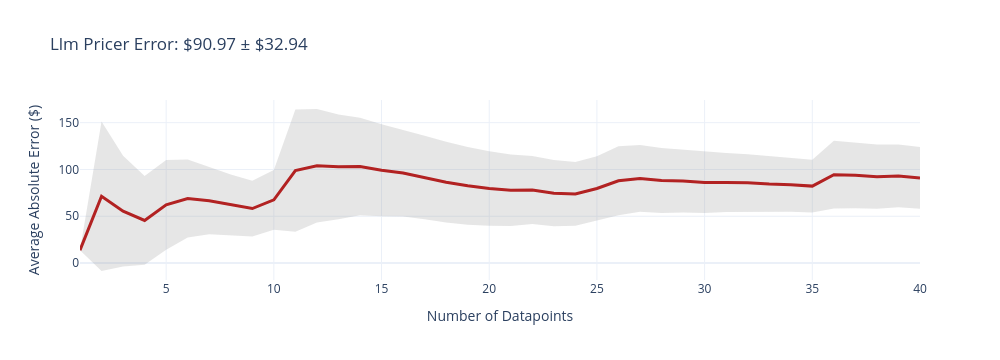
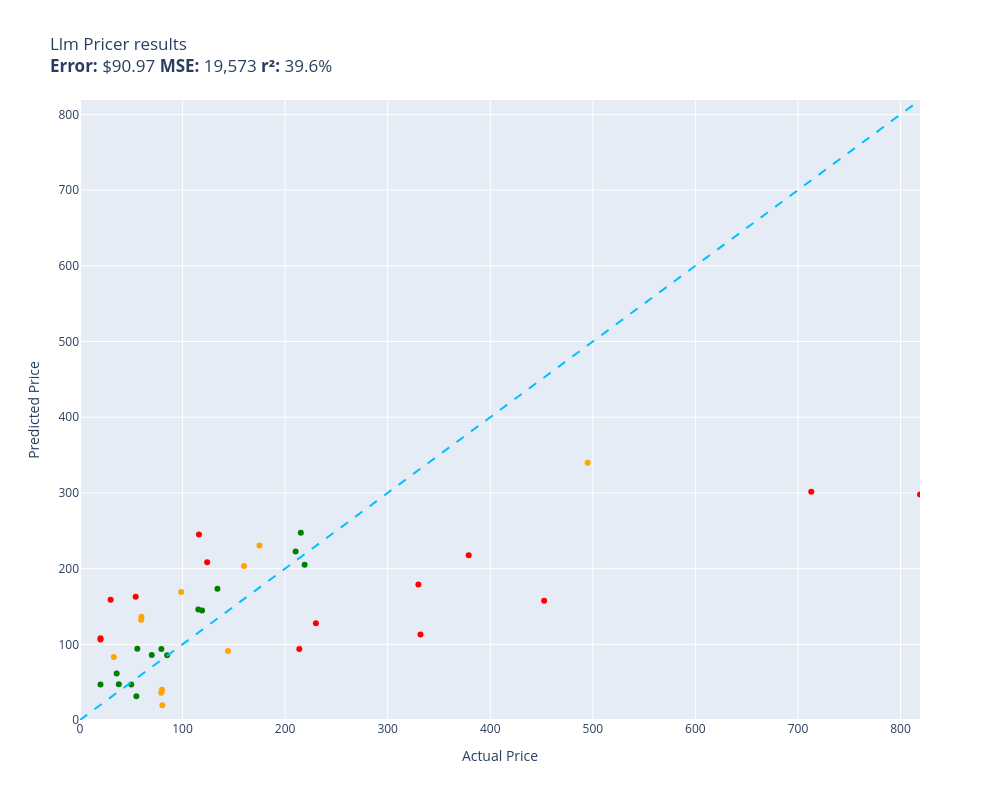

The cell these charts' notebook holds for them, in order:
### Code cell
# Optional zero-shot LLM predictor.

from openai import OpenAI

OPENAI_MODEL = "gpt-oss:20b"
openai_client = OpenAI(
    api_key=os.environ.get("OPENAI_API_KEY"),
    base_url=os.environ.get("OPENAI_BASE_URL")
) if os.environ.get("OPENAI_API_KEY") else None

SYSTEM_PROMPT = """
You estimate e-commerce prices in USD.
Reply with only one number (no symbols or explanation).
"""


def llm_pricer(item: Item) -> float:
    if not openai_client:
        return ml_pricer(item)

    user_text = (item.summary or item.title or "")[:900]
    response = openai_client.chat.completions.create(
        model=OPENAI_MODEL,
        temperature=0,
        max_tokens=20,
        messages=[
            {"role": "system", "content": SYSTEM_PROMPT},
            {"role": "user", "content": f"Product details:\n{user_text}\n\nPredicted price:"},
        ],
    )

    text = (response.choices[0].message.content or "").strip()
    match = re.search(r"[-+]?\d*\.?\d+", text)
    if not match:
        return ml_pricer(item)

    return max(0.0, float(match.group()))
evaluate(llm_pricer, test, size=40)

### Figure 1 — Plotly figure (JSON) as saved in the notebook; plotly's stock layout.template omitted (floating-point values rounded to 4 significant figures)
{"data": [{"fill": "toself", "fillcolor": "rgba(128,128,128,0.2)", "hoverinfo": "skip", "line": {"color": "rgba(255,255,255,0)"}, "name": "95% CI", "showlegend": false, "type": "scatter", "x": [1, 2, 3, 4, 5, 6, 7, 8, 9, 10, 11, 12, 13, 14, 15, 16, 17, 18, 19, 20, 21, 22, 23, 24, 25, 26, 27, 28, 29, 30, 31, 32, 33, 34, 35, 36, 37, 38, 39, 40, 40, 39, 38, 37, 36, 35, 34, 33, 32, 31, 30, 29, 28, 27, 26, 25, 24, 23, 22, 21, 20, 19, 18, 17, 16, 15, 14, 13, 12, 11, 10, 9, 8, 7, 6, 5, 4, 3, 2, 1], "y": [13.79, 151.3, 114.6, 92.95, 110.1, 110.5, 102.6, 94.74, 88.04, 99.37, 164.0, 164.6, 158.8, 155.2, 148.3, 142.5, 135.9, 129.6, 124.1, 119.5, 115.9, 114.5, 110.1, 107.9, 114.2, 124.7, 126.2, 122.9, 121.1, 118.6, 117.5, 116.2, 114.2, 112.6, 110.4, 130.6, 129.0, 126.7, 126.6, 123.9, 58.02, 59.53, 57.97, 58.63, 58.25, 54.01, 54.86, 54.71, 55.16, 54.48, 53.42, 54.03, 53.47, 54.74, 51.2, 45.22, 39.91, 39.27, 41.64, 39.61, 39.8, 40.95, 43.25, 46.7, 49.73, 50.08, 51.22, 46.82, 43.43, 33.57, 35.66, 28.47, 29.87, 30.72, 27.24, 14.34, -1.86, -3.595, -8.46, 13.79]}, {"customdata": [[0], [79.9], [59.08], [47.41], [47.9], [41.65], [35.93], [32.43], [29.79], [31.86], [65.22], [60.58], [55.97], [51.98], [49.1], [46.4], [44.62], [43.16], [41.56], [39.86], [38.14], [36.41], [35.42], [33.97], [34.47], [36.77], [35.73], [34.73], [33.55], [32.58], [31.52], [30.55], [29.72], [28.88], [28.21], [36.15], [35.19], [34.38], [33.53], [32.94]], "hovertemplate": "n=%{x}<br>Avg Error=$%{y:,.2f}<br>±95% CI=$%{customdata[0]:,.2f}<extra></extra>", "line": {"color": "firebrick", "width": 3}, "mode": "lines", "name": "Cumulative Avg Error", "type": "scatter", "x": [1, 2, 3, 4, 5, 6, 7, 8, 9, 10, 11, 12, 13, 14, 15, 16, 17, 18, 19, 20, 21, 22, 23, 24, 25, 26, 27, 28, 29, 30, 31, 32, 33, 34, 35, 36, 37, 38, 39, 40], "y": [13.79, 71.44, 55.48, 45.55, 62.23, 68.89, 66.65, 62.31, 58.26, 67.52, 98.78, 104.0, 102.8, 103.2, 99.19, 96.13, 91.32, 86.41, 82.51, 79.66, 77.75, 78.05, 74.69, 73.88, 79.69, 87.97, 90.46, 88.19, 87.58, 86.0, 86.0, 85.7, 84.43, 83.74, 82.22, 94.4, 93.82, 92.35, 93.06, 90.97]}], "layout": {"height": 360, "showlegend": false, "title": {"text": "Llm Pricer Error: $90.97 ± $32.94"}, "width": 1000, "xaxis": {"title": {"text": "Number of Datapoints"}}, "yaxis": {"title": {"text": "Average Absolute Error ($)"}}}}

### Figure 2 — Plotly figure (JSON) as saved in the notebook; plotly's stock layout.template omitted (floating-point values rounded to 4 significant figures)
{"data": [{"customdata": [["Old Blood Noise Excess V2 Distortion Cho...\nGuess=$205.21 Actual=$219.00"], ["NewPower99 Battery Kit for Samsung Galax...\nGuess=$31.39 Actual=$54.95"], ["EXMAX NG-10X Fresnel Lens Focusing Adapt...\nGuess=$85.73 Actual=$69.98"], ["ACDelco GM Original Equipment FW339 Fron...\nGuess=$247.21 Actual=$215.33"], ["8544771 Dryer Heating Element, 279816 Th...\nGuess=$61.59 Actual=$35.74"], ["GJY Portable TV,10.6 inch Mini TV for AT...\nGuess=$93.66 Actual=$79.36"], ["LD Products Compatible Toner Cartridge R...\nGuess=$46.97 Actual=$49.98"], ["APS iBoard 6-inch Aluminum (Black Powder...\nGuess=$222.51 Actual=$210.23"], ["PEMP E65 E66 CDC Simulate Optical Fiber ...\nGuess=$144.57 Actual=$119.00"], ["Intermatic PX300 12V 300W Transformer wi...\nGuess=$173.46 Actual=$134.00"], ["HK SYSTEMS 13\" Heavy Duty Black \"Push\" O...\nGuess=$85.66 Actual=$84.95"], ["June Garden 12\" Sweet Dolly Charlotte - ...\nGuess=$46.92 Actual=$19.99"], ["Scranton & Co 3 Drawer Mobile File Cabin...\nGuess=$145.90 Actual=$115.35"], ["Task T24287 Roman Ogee Router Bit with 1...\nGuess=$94.07 Actual=$55.88"], ["Southwire 120V/15A Right Angle User Atta...\nGuess=$47.15 Actual=$37.87"]], "hovertemplate": "%{customdata[0]}<extra></extra>", "legendgroup": "green", "marker": {"color": "green", "size": 6, "symbol": "circle"}, "mode": "markers", "name": "green", "orientation": "v", "showlegend": true, "type": "scatter", "x": [219.0, 54.95, 69.98, 215.3, 35.74, 79.36, 49.98, 210.2, 119.0, 134.0, 84.95, 19.99, 115.3, 55.88, 37.87], "xaxis": "x", "y": [205.2, 31.39, 85.73, 247.2, 61.59, 93.66, 46.97, 222.5, 144.6, 173.5, 85.66, 46.92, 145.9, 94.07, 47.15], "yaxis": "y"}, {"customdata": [["telpo Headlight Assembly Fit For 15 Camr...\nGuess=$245.09 Actual=$115.99"], ["Stand for Raven Pro Document Scanner - P...\nGuess=$158.83 Actual=$29.85"], ["RBC12-UPC Replacement Battery Cartridge ...\nGuess=$127.83 Actual=$229.99"], ["Pump Head TBVECHI 175PSI 4KW 5.5HP 21CFM...\nGuess=$179.06 Actual=$329.90"], ["Bam France 2002XL Contoured Hightech Bla...\nGuess=$301.53 Actual=$713.00"], ["Metabo HPT 36V MultiVolt™ Cordless Rotar...\nGuess=$217.51 Actual=$379.00"], ["46mm Digital Pro High-Resolution Close-U...\nGuess=$108.14 Actual=$19.99"], ["Innovative Percussion CB-6 Chamois Bass ...\nGuess=$162.79 Actual=$54.32"], ["CORSAIR Dominator Platinum RGB 32GB (2x1...\nGuess=$208.37 Actual=$124.00"], ["Bam Trekking 3027SB Single Black Clarine...\nGuess=$112.97 Actual=$332.00"], ["DEWALT 20V MAX* XR Impact Driver with Bl...\nGuess=$157.54 Actual=$452.53"], ["10GBase-LR SFP+ Transceiver, Handar 10GB...\nGuess=$106.21 Actual=$19.99"], ["Canon EOS Rebel T7 Digital SLR Camera wi...\nGuess=$298.00 Actual=$819.00"], ["Travelpro Platinum Elite Slim Business L...\nGuess=$93.91 Actual=$213.83"]], "hovertemplate": "%{customdata[0]}<extra></extra>", "legendgroup": "red", "marker": {"color": "red", "size": 6, "symbol": "circle"}, "mode": "markers", "name": "red", "orientation": "v", "showlegend": true, "type": "scatter", "x": [116.0, 29.85, 230.0, 329.9, 713.0, 379.0, 19.99, 54.32, 124.0, 332.0, 452.5, 19.99, 819.0, 213.8], "xaxis": "x", "y": [245.1, 158.8, 127.8, 179.1, 301.5, 217.5, 108.1, 162.8, 208.4, 113.0, 157.5, 106.2, 298.0, 93.91], "yaxis": "y"}, {"customdata": [["SuppliesOutlet Compatible Toner Cartridg...\nGuess=$91.04 Actual=$144.29"], ["Panasonic KX-TG6511B DECT 6.0 PLUS Expan...\nGuess=$36.14 Actual=$79.20"], ["LOVE MEI Galaxy S10 Lite Case, Military ...\nGuess=$83.25 Actual=$32.98"], ["SKB iSeries 3i-13096-6KP Case for BlackM...\nGuess=$230.43 Actual=$174.99"], ["Mini PC, Kinupute Desktop Computer E3-12...\nGuess=$339.69 Actual=$495.00"], ["Aolemi Oil Rubbed Bronze Single Function...\nGuess=$169.00 Actual=$98.65"], ["Clementoni 39132.5 Jigsaw Puzzle 1,000 P...\nGuess=$39.87 Actual=$79.95"], ["Deco Mount Pro Tripod Microphone Stand w...\nGuess=$136.33 Actual=$59.95"], ["GanFindX Portable Car Hand Controls for ...\nGuess=$203.59 Actual=$159.90"], ["KOMPUTERBAY 4GB 2X 2GB DDR2 1066MHz PC2-...\nGuess=$19.50 Actual=$80.34"], ["Evergreen HSHB2005 Cylinder Head Gasket ...\nGuess=$132.38 Actual=$59.69"]], "hovertemplate": "%{customdata[0]}<extra></extra>", "legendgroup": "orange", "marker": {"color": "orange", "size": 6, "symbol": "circle"}, "mode": "markers", "name": "orange", "orientation": "v", "showlegend": true, "type": "scatter", "x": [144.3, 79.2, 32.98, 175.0, 495.0, 98.65, 79.95, 59.95, 159.9, 80.34, 59.69], "xaxis": "x", "y": [91.04, 36.14, 83.25, 230.4, 339.7, 169.0, 39.87, 136.3, 203.6, 19.5, 132.4], "yaxis": "y"}, {"hoverinfo": "skip", "line": {"color": "deepskyblue", "dash": "dash", "width": 2}, "mode": "lines", "name": "y = x", "showlegend": false, "type": "scatter", "x": [0, 819], "y": [0, 819]}], "layout": {"height": 800, "legend": {"title": {"text": "color"}, "tracegroupgap": 0}, "showlegend": false, "title": {"text": "Llm Pricer results<br><b>Error:</b> $90.97 <b>MSE:</b> 19,573 <b>r²:</b> 39.6%"}, "width": 1000, "xaxis": {"anchor": "y", "domain": [0, 1], "range": [0, 819], "title": {"text": "Actual Price"}}, "yaxis": {"anchor": "x", "domain": [0, 1], "range": [0, 819], "title": {"text": "Predicted Price"}}}}
